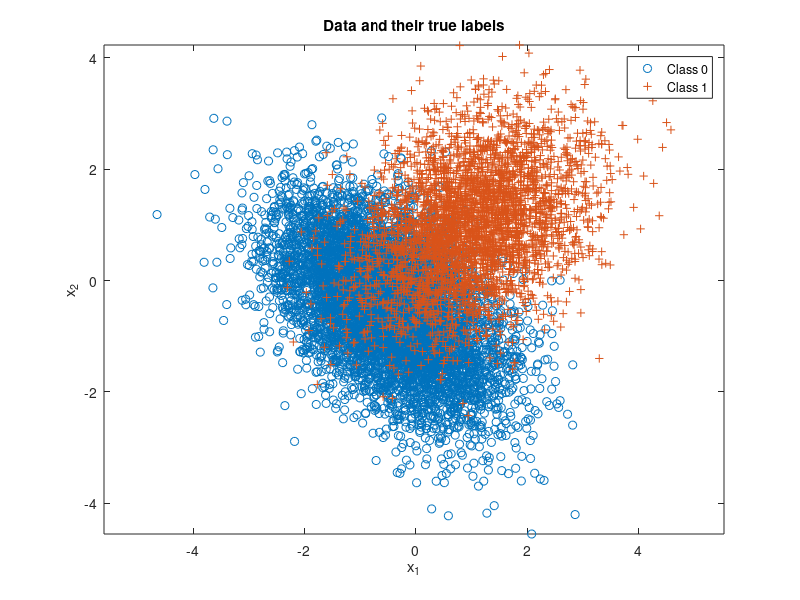

Write MATLAB code to recreate this figure. (Note: this script raises an error after producing the figure.)
%% Q1 PART A SUBQUESTION 1

% Expected risk minimization with 2 classes
clear all, close all,

n = 3; % number of feature dimensions**to 3? or 2?**
N = 10000; % number of iid samples **replaced with the given sample size**
mu(:,1) = [-1/2;-1/2;-1/2]; mu(:,2) = [1;1;1];% **kept it as a 3d column vector**
Sigma(:,:,1) = [1,-0.5,0.3;-0.5,1,-0.5;0.3,-0.5,1]; Sigma(:,:,2) = [1,0.3,-0.2;0.3,1,0.3;-0.2,0.3,1];% added the sigma 3x3 matrix**
p = [0.65,0.35]; % **updated class priors for labels 0 and 1 respectively**
label = rand(1,N) >= p(1);
Nc = [length(find(label==0)),length(find(label==1))]; % number of samples from each class
x = zeros(n,N); % save up space
% Draw samples from each class pdf
for l = 0:1
    %x(:,label==l) = randGaussian(Nc(l+1),mu(:,l+1),Sigma(:,:,l+1));
    x(:,label==l) = mvnrnd(mu(:,l+1),Sigma(:,:,l+1),Nc(l+1))';
end
figure(2), clf,
plot(x(1,label==0),x(2,label==0),'o'), hold on,
plot(x(1,label==1),x(2,label==1),'+'), axis equal,
legend('Class 0','Class 1'), 
title('Data and their true labels'),
xlabel('x_1'), ylabel('x_2'), 
lambda = [0 1;1 0]; % loss values
gamma = (lambda(2,1)-lambda(1,1))/(lambda(1,2)-lambda(2,2)) * p(1)/p(2); %threshold
disp(gamma) %display value of gamma calculated emperically
discriminantScore = log(evalGaussian(x,mu(:,2),Sigma(:,:,2)))-log(evalGaussian(x,mu(:,1),Sigma(:,:,1)));% - log(gamma);
decision = (discriminantScore >= log(gamma)); % LDA threshold not optimized to minimize its own E[Risk]!

ind00 = find(decision==0 & label==0); p00 = length(ind00)/Nc(1); % probability of true negative
ind10 = find(decision==1 & label==0); p10 = length(ind10)/Nc(1); % probability of false positive
ind01 = find(decision==0 & label==1); p01 = length(ind01)/Nc(2); % probability of false negative
ind11 = find(decision==1 & label==1); p11 = length(ind11)/Nc(2); % probability of true positive
if norm(lambda-[0,1;1,0])<eps % Using 0-1 loss indicates intent to minimize P(error)
    Perror_MAP = [p10,p01]*Nc'/N, % probability of error, empirically estimated
end
